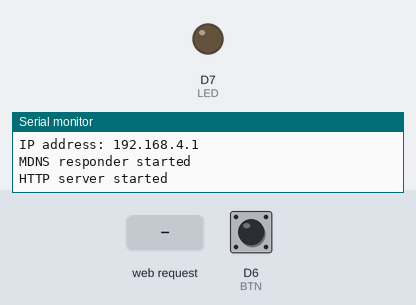
Recording of a sketch running on a simulated ESP8266 (NodeMCU). Parts: output pins drawn as LEDs (lit = HIGH), the last lines printed to the serial monitor. Inputs (shaded band) come from the test bench; at power-on: D6 (BTN) HIGH. WiFi joins after 1.5 s; servers stay silent unless stated.

Above: at 1.2 s.
1.3 s: HTTP request GET /door/open received
At 2.7 s:
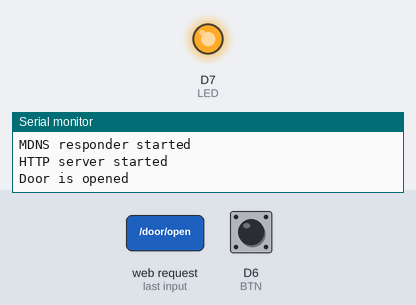
4.4 s: HTTP request GET /door/close received
At 5.0 s:
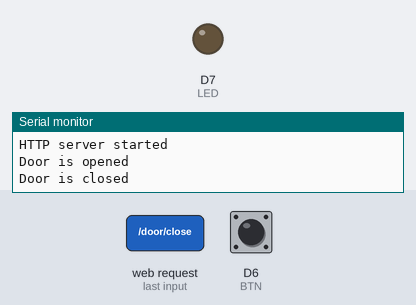
Timing chart, 0 to 7.4 s (numbered marks = the images above; inputs shaded):
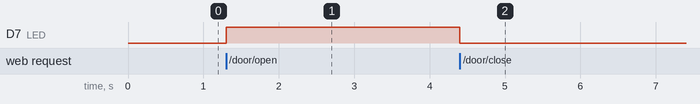

Measured:
- after the input at 1.3 s, D7 (LED): LOW → HIGH at once
- after the input at 4.4 s, D7 (LED): HIGH → LOW at once

The sketch:

esp.ino
```cpp
#include <ESP8266WiFi.h>
#include <WiFiClient.h>
#include <ESP8266WebServer.h>
#include <ESP8266mDNS.h>

#include "DIO.h"

// DIO
#define BTN D6
#define LED D7

const char* ssid = "Smart Door Bell";
const char* password = "D00RBE11";

//IPAddress ip(192, 168, 1, 222);
//IPAddress gateway(192, 168, 1, 1);
//IPAddress mask(255, 255, 255, 0);


ESP8266WebServer server(80);

bool doorState = false; // false: closed, true: opened

void setup() {
  pinMode(BTN, INPUT_PULLUP);
  pinMode(LED, OUTPUT);
  Serial.begin(9600);

  // Static ip for ESP
//  WiFi.config(ip, gateway, mask);
  // Connecting to the WiFi
  WiFi.mode(WIFI_AP);
//  WiFi.begin(ssid, password);
  Serial.println("");

  // Wait for connection
//  while (WiFi.status() != WL_CONNECTED) {
//    delay(500);
//    Serial.print(".");
//  }

  // AP
  WiFi.softAP(ssid, password);


  Serial.println("");
  Serial.print("Connected to ");
  Serial.println(ssid);
  Serial.print("IP address: ");
//  Serial.println(WiFi.localIP());
  Serial.println(WiFi.softAPIP());

//TO make DNS address for esp
  if (MDNS.begin("esp")) {
    Serial.println("MDNS responder started");
  }

  server.on("/door/open", openDoor);
  server.on("/door/close", closeDoor);
  server.on("/door/state", doorStateCheck);

  server.onNotFound(handle404);

  server.begin();
  Serial.println("HTTP server started");
}

void loop() {
  server.handleClient();

  if(digitalRead(BTN) == LOW) // Button is Pressed
  {
    delay(50);
    while(digitalRead(BTN) == LOW) {}
    if(digitalRead(BTN) == HIGH){
      Serial.println("Pressed");
      delay(50);
    }
  }

}

void closeDoor() {
  // Hardware
  digitalWrite(LED, LOW);
  Serial.println("Door is closed");
  doorState = false;
  // Server
  server.send(200, "text/plain", "Door is closed");
}


void openDoor() {
  // Hardware
  digitalWrite(LED, HIGH);
  Serial.println("Door is opened");
  doorState = true;
  // Server
  server.send(200, "text/plain", "Door is opened");
}

void doorStateCheck() {
  String message = "";
  message += "Door is :";
  message += (doorState)? "opened" : "closed" ;
  server.send(200, "text/plain", message);
}

void handle404 () {
  server.send(404, "text/plain", "ERROR : 404");
}
```

DIO.h
```cpp
#ifndef DIO_H
#define DIO_H

#define D0 16
#define D1 5 // I2C Bus SCL (clock)
#define D2 4 // I2C Bus SDA (data)
#define D3 0
#define D4 2 // Same as "LED_BUILTIN", but inverted logic
#define D5 14 // SPI Bus SCK (clock)
#define D6 12 // SPI Bus MISO
#define D7 13 // SPI Bus MOSI
#define D8 15 // SPI Bus SS (CS)
#define D9 3 // RX0 (Serial console)
#define D10 1 // TX0 (Serial console)

#endif
```
